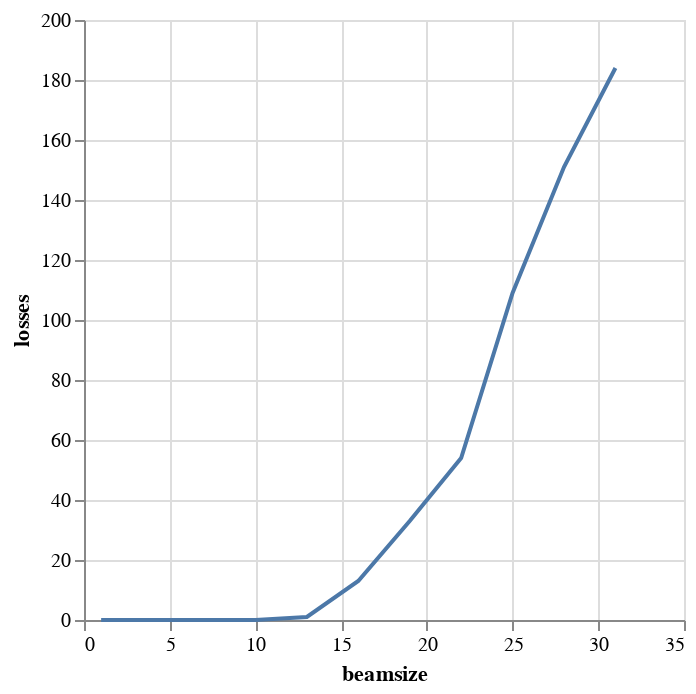

Write notebook code for a chart like this one.
### Code cell
alt.Chart(emit_df).mark_line().encode(
    x='beamsize',
    y='losses',
)

### Figure 1 — Vega-Lite specification as saved in the notebook (floating-point values rounded to 4 significant figures)
{"$schema": "https://vega.github.io/schema/vega-lite/v1.2.1.json", "data": {"values": [{"beamsize": 1, "losses": 0, "relbeta": 0.002308, "sourceID": 16777217, "sourceName": "bs_1", "x_emittance": 0.00299, "x_norm_emittance": 6.902e-06, "y_emittance": 6.686e-05, "y_norm_emittance": 1.543e-07}, {"beamsize": 4, "losses": 0, "relbeta": 0.002308, "sourceID": 16777218, "sourceName": "bs_4", "x_emittance": 0.1047, "x_norm_emittance": 0.0002417, "y_emittance": 0.004292, "y_norm_emittance": 9.907e-06}, {"beamsize": 7, "losses": 0, "relbeta": 0.002308, "sourceID": 16777219, "sourceName": "bs_7", "x_emittance": 0.6383, "x_norm_emittance": 0.001474, "y_emittance": 0.02164, "y_norm_emittance": 4.995e-05}, {"beamsize": 10, "losses": 0, "relbeta": 0.002308, "sourceID": 16777220, "sourceName": "bs_10", "x_emittance": 1.887, "x_norm_emittance": 0.004357, "y_emittance": 0.08267, "y_norm_emittance": 0.0001908}, {"beamsize": 13, "losses": 1, "relbeta": 0.002308, "sourceID": 16777221, "sourceName": "bs_13", "x_emittance": 5.148, "x_norm_emittance": 0.01188, "y_emittance": 0.1961, "y_norm_emittance": 0.0004526}, {"beamsize": 16, "losses": 13, "relbeta": 0.002308, "sourceID": 16777222, "sourceName": "bs_16", "x_emittance": 9.592, "x_norm_emittance": 0.02214, "y_emittance": 0.4002, "y_norm_emittance": 0.0009238}, {"beamsize": 19, "losses": 33, "relbeta": 0.002308, "sourceID": 16777223, "sourceName": "bs_19", "x_emittance": 16.19, "x_norm_emittance": 0.03737, "y_emittance": 0.857, "y_norm_emittance": 0.001978}, {"beamsize": 22, "losses": 54, "relbeta": 0.002308, "sourceID": 16777224, "sourceName": "bs_22", "x_emittance": 17.16, "x_norm_emittance": 0.03961, "y_emittance": 4.991, "y_norm_emittance": 0.01152}, {"beamsize": 25, "losses": 109, "relbeta": 0.002308, "sourceID": 16777225, "sourceName": "bs_25", "x_emittance": 21.97, "x_norm_emittance": 0.05073, "y_emittance": 4.707, "y_norm_emittance": 0.01087}, {"beamsize": 28, "losses": 151, "relbeta": 0.002308, "sourceID": 16777226, "sourceName": "bs_28", "x_emittance": 23.18, "x_norm_emittance": 0.05352, "y_emittance": 6.667, "y_norm_emittance": 0.01539}, {"beamsize": 31, "losses": 184, "relbeta": 0.002308, "sourceID": 16777227, "sourceName": "bs_31", "x_emittance": 25.49, "x_norm_emittance": 0.05884, "y_emittance": 10.03, "y_norm_emittance": 0.02316}]}, "encoding": {"x": {"field": "beamsize", "type": "quantitative"}, "y": {"field": "losses", "type": "quantitative"}}, "mark": "line"}
